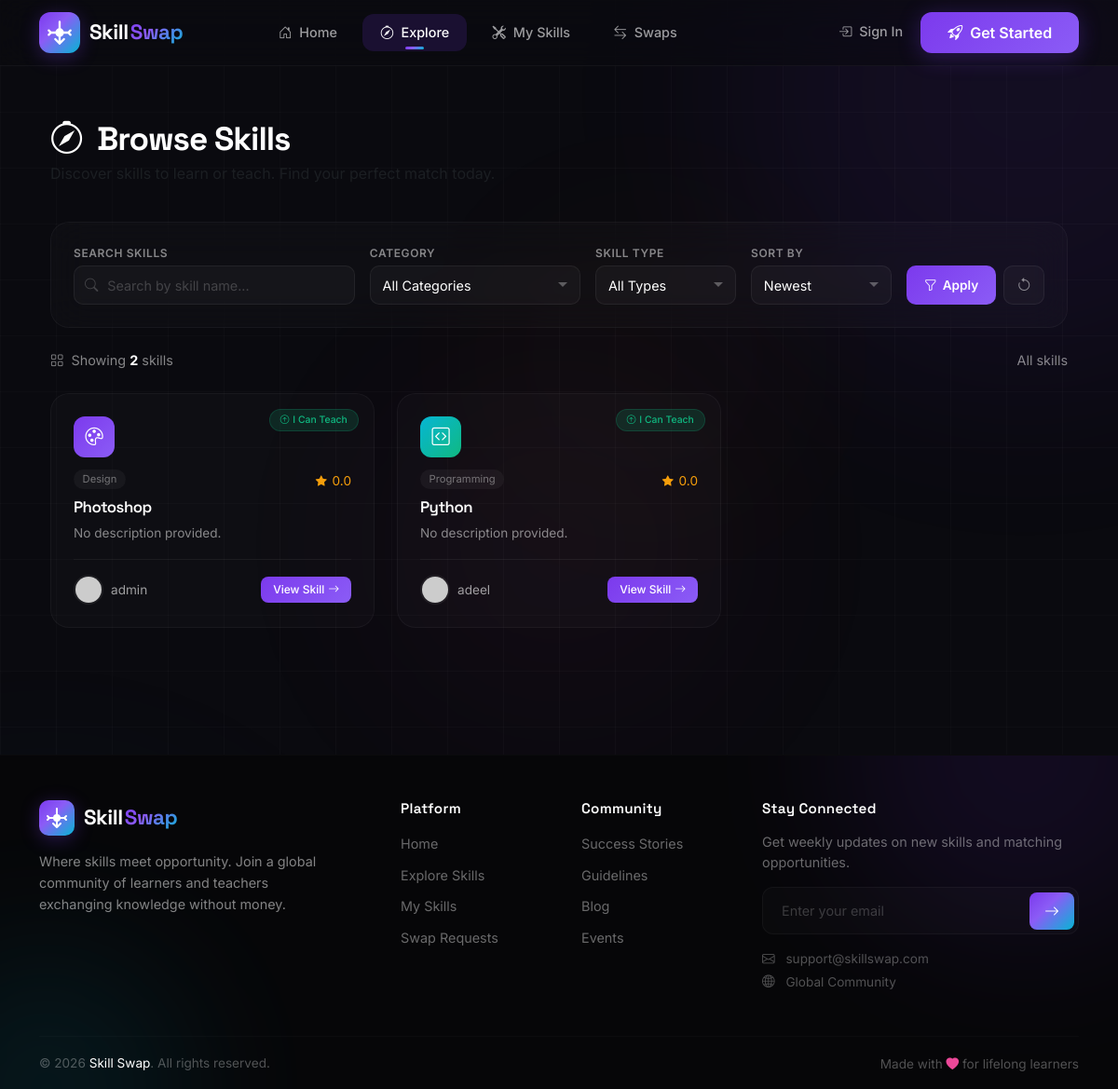
The app's page /skills/, older data.
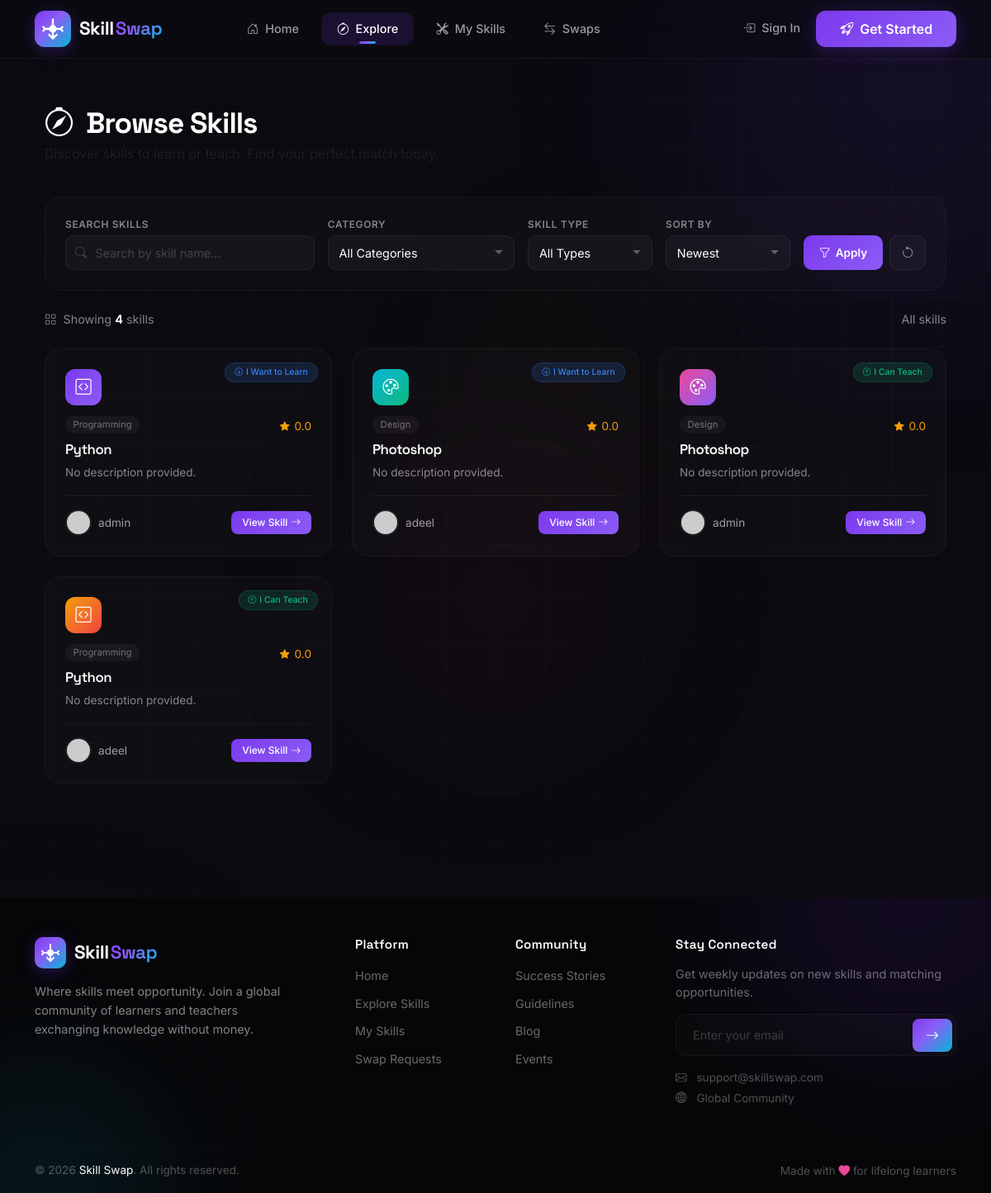
The same page, newer data.
### skills/models.py (models this page shows, shortened)
class Skill(models.Model):
    SKILL_TYPES = [
        ('offer', 'I can teach this'),
        ('want', 'I want to learn this'),
    ]
    CATEGORY_CHOICES = [
        ('programming', 'Programming'),
        ('design', 'Design'),
        ('music', 'Music'),
        ('arts', 'Arts'),
        ('language', 'Language'),
        ('business', 'Business'),
        ('fitness', 'Fitness'),
        ('other', 'Other'),
    ]
    user = models.ForeignKey(User, on_delete=models.CASCADE, related_name='skills')
    name = models.CharField(max_length=100)
    category = models.CharField(max_length=50, choices=CATEGORY_CHOICES)
    skill_type = models.CharField(max_length=10, choices=SKILL_TYPES)
    description = models.TextField(max_length=500, blank=True)
    icon = models.CharField(max_length=50, default='bi bi-tools')
    color = models.CharField(max_length=100, default='linear-gradient(135deg, #7c3aed, #8b5cf6)')
    created_at = models.DateTimeField(auto_now_add=True)
    updated_at = models.DateTimeField(auto_now=True)

### skills/views.py (the view)
# urls.py: path('skills/', views.skill_list, name='skill_list'),
def skill_list(request):
    skills = Skill.objects.all().select_related('user', 'user__profile')
    search_query = request.GET.get('q')
    if search_query:
        skills = skills.filter(
            Q(name__icontains=search_query) |
            Q(description__icontains=search_query) |
            Q(user__username__icontains=search_query)
        )
    category = request.GET.get('category')
    if category:
        skills = skills.filter(category=category)
    skill_type = request.GET.get('type')
    if skill_type:
        skills = skills.filter(skill_type=skill_type)
    sort_by = request.GET.get('sort', 'newest')
    if sort_by == 'newest':
        skills = skills.order_by('-created_at')
    elif sort_by == 'rating':
        skills = skills.order_by('-user__profile__rating')
    elif sort_by == 'popular':
        skills = skills.order_by('-user__profile__reviews_count')
    elif sort_by == 'az':
        skills = skills.order_by('name')
    paginator = Paginator(skills, 12)
    page_number = request.GET.get('page')
    page_obj = paginator.get_page(page_number)
    context = {
        'page_obj': page_obj,
        'skills': page_obj,
    }
    return render(request, 'skills/skill_list.html', context)

### templates/skills/skill_list.html (shortened to what this page needs)
{% extends 'base.html' %}
{% load static %}
{% block content %}
<section class="page-header-section py-4">
    <div class="container">
        <div class="row align-items-center">
            <div class="col-lg-8">
                <h1 class="page-title">
                    <i class="bi bi-compass me-2 text-gradient"></i>
                    Browse Skills
                </h1>
                <p class="page-subtitle text-muted">
                    Discover skills to learn or teach. Find your perfect match today.
                </p>
            </div>
        </div>
    </div>
</section>
<section class="filters-section">
    <div class="container">
        <div class="filter-wrapper">
            <form method="GET" action="{% url 'skill_list' %}" id="filterForm">
                <div class="filter-grid">
                    <div class="filter-group">
                        <label class="filter-label">Search Skills</label>
                        <div class="search-wrapper">
                            <i class="bi bi-search search-icon"></i>
                            <input type="text"
                                   name="q"
                                   class="search-input"
                                   placeholder="Search by skill name..."
                                   value="{{ request.GET.q }}">
                        </div>
                    </div>
                    <div class="filter-group">
                        <label class="filter-label">Category</label>
                        <select name="category" class="filter-select">
                            <option value="">All Categories</option>
                        </select>
                    </div>
                    <div class="filter-group">
                        <label class="filter-label">Skill Type</label>
                        <select name="type" class="filter-select">
                            <option value="">All Types</option>
                        </select>
                    </div>
                    <div class="filter-group">
                        <label class="filter-label">Sort By</label>
                        <select name="sort" class="filter-select">
                            <option value="newest" {% if request.GET.sort == 'newest' %}selected{% endif %}>Newest</option>
                        </select>
                    </div>
                    <div class="filter-actions-group">
                        <button type="submit" class="btn-filter">
                            <i class="bi bi-funnel"></i> Apply
                        </button>
                        <a href="{% url 'skill_list' %}" class="btn-reset">
                            <i class="bi bi-arrow-counterclockwise"></i>
                        </a>
                    </div>
                </div>
            </form>
        </div>
    </div>
</section>
<section class="results-count">
    <div class="container">
        <div class="results-count-inner">
            <span>
                <i class="bi bi-grid me-1"></i>
                Showing <strong>{{ page_obj.paginator.count }}</strong> skills
            </span>
            <span>
                {% if request.GET.q or request.GET.category or request.GET.type %}
                Filtered results
                {% else %}
                All skills
                {% endif %}
            </span>
        </div>
    </div>
</section>
<section class="skills-grid">
    <div class="container">
        {% if page_obj %}
        <div class="skills-grid-inner">
            {% for skill in page_obj %}
            <div class="skill-card">
                <div class="skill-icon-wrapper">
                    <div class="skill-icon skill-color-{% cycle '0' '1' '2' '3' '4' '5' %}">
                        <i class="{{ skill.icon|default:'bi bi-tools' }}"></i>
                    </div>
                </div>
                <div class="skill-content">
                    <div class="skill-tags">
                        <div class="skill-type-badge">
                            {% if skill.skill_type == 'offer' %}
                            <span class="badge-teach">
                                <i class="bi bi-arrow-up-circle"></i> I Can Teach
                            </span>
                            {% else %}
                            <span class="badge-learn">
                                <i class="bi bi-arrow-down-circle"></i> I Want to Learn
                            </span>
                            {% endif %}
                        </div>
                        <span class="skill-category">{{ skill.get_category_display|default:skill.category|title }}</span>
                    </div>
                    <div class="skill-rating">
                        <i class="bi bi-star-fill"></i>
                        {% with rating=skill.user.profile.rating|default:0 %}
                        {{ rating|floatformat:1 }}
                        {% endwith %}
                    </div>
                </div>
                <h5 class="skill-name">{{ skill.name }}</h5>
                <p class="skill-description">{{ skill.description|truncatechars:100|default:"No description provided." }}</p>
                <div class="skill-footer">
                    <div class="skill-teacher">
                        <img src="https://ui-avatars.com/api/?name={{ skill.user.username|urlencode }}&background=7c3aed&color=fff&size=32" alt="{{ skill.user.username }}" class="teacher-avatar">
                        <span class="teacher-name">{{ skill.user.get_full_name|default:skill.user.username }}</span>
                    </div>
                    <a href="{% url 'skill_detail' pk=skill.id %}" class="btn-view">
                        View Skill <i class="bi bi-arrow-right"></i>
                    </a>
                </div>
            </div>
            {% endfor %}
        </div>
        {% endif %}
    </div>
</section>
{% endblock %}

Row changes from the older to the newer data that the page shows:
added Skill: skill_type "want" (drawn), category "Programming", user.profile "0.0", name "Python", description "No description provided.", user.get_full_name "admin"
added Skill: skill_type "want" (drawn), category "Design", user.profile "0.0", name "Photoshop", description "No description provided.", user.get_full_name "adeel"
Text that changed along with them:
{{ page_obj.paginator.count }}: "2" → "4"
